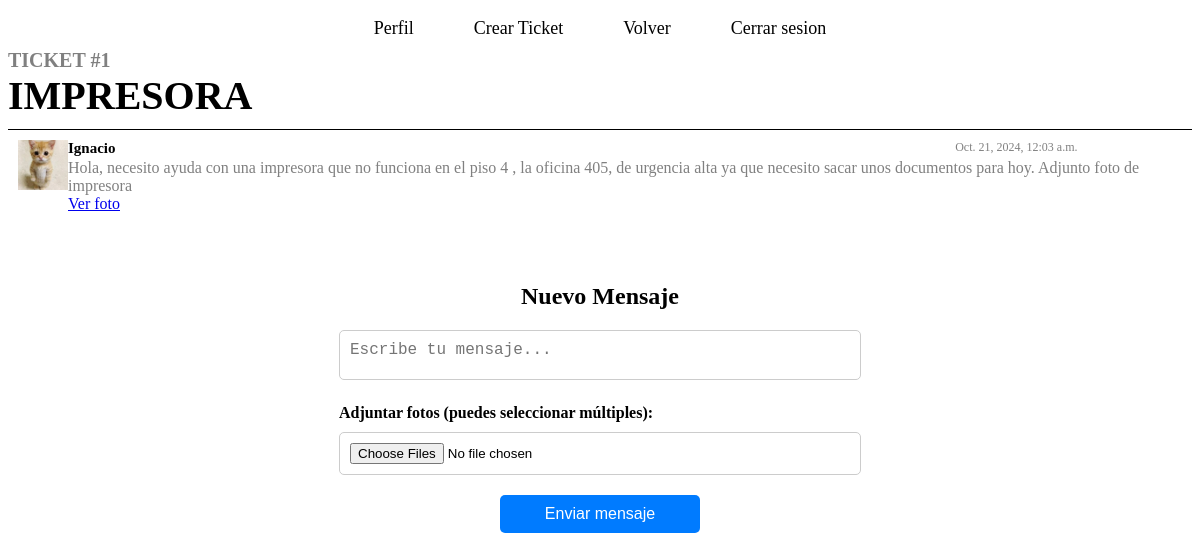
The app's page /SAS_tickets/ticket/1/ (signed in), older data.
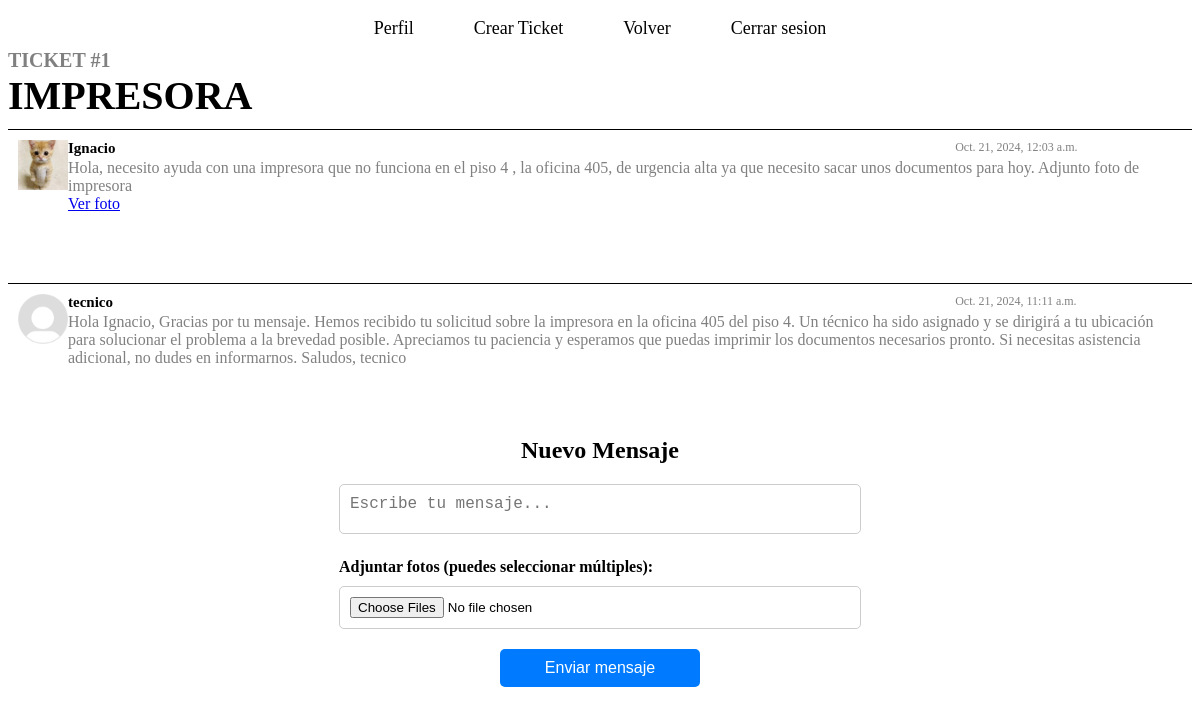
The same page, newer data.
### SAS_tickets/models.py (models this page shows, shortened)
class Mensaje(models.Model):
    id_mensaje = models.AutoField(db_column='id_mensaje', primary_key=True)
    mensaje    = models.CharField(max_length=1000, blank=False, null=False)
    fecha      = models.DateTimeField(auto_now_add=True)
    id_ticket  = models.ForeignKey('Ticket', on_delete=models.CASCADE, db_column='id_ticket')
    user       = models.ForeignKey(User, on_delete=models.CASCADE, related_name='mensajes')
    usuario    = models.ForeignKey(Usuario, on_delete=models.CASCADE, related_name='mensajes')

class Usuario(models.Model):
    user        = models.OneToOneField(User, on_delete=models.CASCADE)
    is_techsupp = models.BooleanField(default=False)
    profilepic  = models.ImageField(upload_to='pfp/', blank=True, null=True)

class Foto_Ticket(models.Model):
    id_foto    = models.AutoField(db_column='id_foto', primary_key=True)
    foto       = models.ImageField(upload_to='ticket_pic/', blank=True, null=True)
    id_mensaje = models.ForeignKey('Mensaje', on_delete=models.CASCADE, db_column='id_mensaje')
    id_ticket  = models.ForeignKey('Ticket', on_delete=models.CASCADE, db_column='id_ticket')

### SAS_tickets/views.py (the view, shortened to what this page needs)
# urls.py: path('ticket/<int:id_ticket>/', views.ver_ticket, name='ver_ticket'),
@login_required
def ver_ticket(request, id_ticket):
    ticket = get_object_or_404(Ticket, id_ticket=id_ticket)
    mensajes = Mensaje.objects.filter(id_ticket=id_ticket)
    fotos = Foto_Ticket.objects.filter(id_ticket=ticket)
    default_pfp = f"{settings.MEDIA_URL}pfp/default_pfp.png"
    context = {
        "ticket": ticket,
        "mensajes": mensajes,
        "fotos": fotos,
        "default_pfp": default_pfp
    }
    return render(request, 'SAS_TICKETS/ver_ticket.html', context)

### SAS_tickets/templates/SAS_tickets/ver_ticket.html (shortened to what this page needs)
{% load static %}
<!DOCTYPE html>
<html lang="en">
<head>
    <link rel="stylesheet" href="{% static 'ver_ticket.css' %}">
</head>
<body>
    <header>
        <nav class="navbar">
            <ul class="nav-list">
                <li><a href="#">Perfil</a></li>
                <li><a href="{% url 'crear_ticket' %}">Crear Ticket</a></li>
                <li><a href="{% url 'tickets' %}">Volver</a></li>
                <li><a href="#">Cerrar sesion</a></li>
            </ul>
        </nav>
    </header>
    <div class="ke">
        <h2>TICKET #{{ticket.id_ticket}}</h2>
        <h1>{{ ticket.titulo }}</h1>
        {% for mensaje in mensajes %}
    </div>
    <div class="mensaje-box">
        {% if mensaje.usuario.profilepic %}
            <img src="{{ mensaje.usuario.profilepic.url }}" width="50" onerror="this.onerror=null; this.src='{{ default_pfp }}';" alt="Foto de perfil"/>
        {% else %}
            <img src="{{ default_pfp }}" width="50" alt="Foto de perfil por defecto"/>
         {% endif %}        <div class="contenido">
            <h4>{{mensaje.user.username}}</h4>
            <p>{{mensaje.mensaje}}</p>
            <div class="ver-foto">
                {% for foto in mensaje.foto_ticket_set.all %}
                    <a href="{{ foto.foto.url }}" target="_blank">Ver foto</a>
                {% endfor %}
            </div>
        </div>
        <div class="fecha">
            {{mensaje.fecha}}
        </div>
    </div>
    <div class="nuevomensaje-box">
        {% endfor %}
        <form action="{% url 'ver_ticket' ticket.id_ticket %}" method="POST" enctype="multipart/form-data">
            <h2>Nuevo Mensaje</h2>
            <div class="mensaje-input">
                <textarea id="mensaje" name="mensaje" rows="4" cols="50" placeholder="Escribe tu mensaje..."></textarea>
            </div>
            <div class="mensaje-input">
                <label>Adjuntar fotos (puedes seleccionar múltiples):</label>
                <input type="file" name="fotos" multiple accept="image/*">
            </div>
            <button>Enviar mensaje</button>
        </form>
    </div>
</body>
</html>

Row changes from the older to the newer data that the page shows:
added Mensaje: user.username "tecnico", mensaje "Hola Ignacio, Gracias por tu mensaje. Hemos recibido tu solicitud sobre la impresora en la oficina 405 del piso 4. Un técnico ha sido asignado y se dirigirá a tu ubicación para solucionar el problema a la brevedad posible. Apreciamos tu paciencia y esperamos que puedas imprimir los documentos necesarios pronto. Si necesitas asistencia adicional, no dudes en informarnos. Saludos, tecnico", fecha "Oct. 21, 2024, 11:11 a.m."
